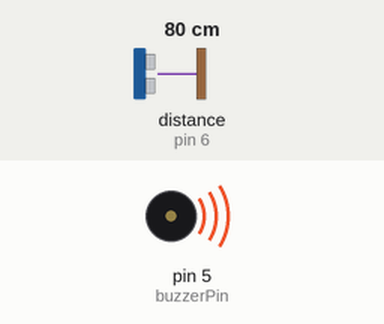
This sketch was run on a simulated Arduino Uno, built with avr-gcc and run on an emulated ATmega328P. Shown: buzzer (waves = sounding). Wiring (inferred from the names in the program): ultrasonic range finder: trigger pin 7; echo pin 6. Inputs (shaded band) come from the test bench; at power-on: distance to the obstacle (sensor on pin 6) 80 cm. The echo pulse lasts 58.3 µs per cm; what the sketch prints to the serial monitor is not drawn.

Above: at 1.2 s.
1.3 s: distance to the obstacle (sensor on pin 6) set to 2 cm
4.3 s: distance to the obstacle (sensor on pin 6) set to 18 cm
Timing chart, 0 to 7.3 s (numbered marks = the images above; inputs shaded):
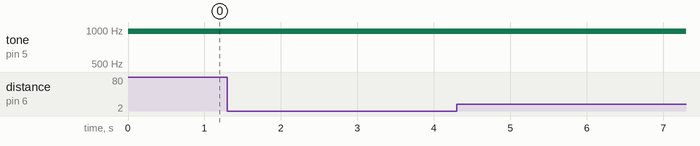

The sketch:

4.ino
```cpp
#define echoPin 6
#define trigPin 7
#define buzzerPin 5
long duration,distance;
void setup() {
  // put your setup code here, to run once:
  pinMode(echoPin,INPUT);
  pinMode(trigPin,OUTPUT);
  pinMode(buzzerPin,OUTPUT);
  Serial.begin(9600);
}

void loop() {
  // put your main code here, to run repeatedly:
  digitalWrite(trigPin, LOW);
  delayMicroseconds(2);
  digitalWrite(trigPin, HIGH);
  delayMicroseconds(10);
  digitalWrite(trigPin, LOW);
  duration = pulseIn(echoPin, HIGH);
  distance = duration/58.2;
  //distance max 1115
  analogWrite(buzzerPin,(1115-distance)/4.37);
  Serial.print("Jarak : ");
  Serial.print(distance);
  Serial.println(" cm");
}
```

Measured:
- after the input at 1.3 s, every drawn part: stays the same
- after the input at 4.3 s, every drawn part: stays the same
